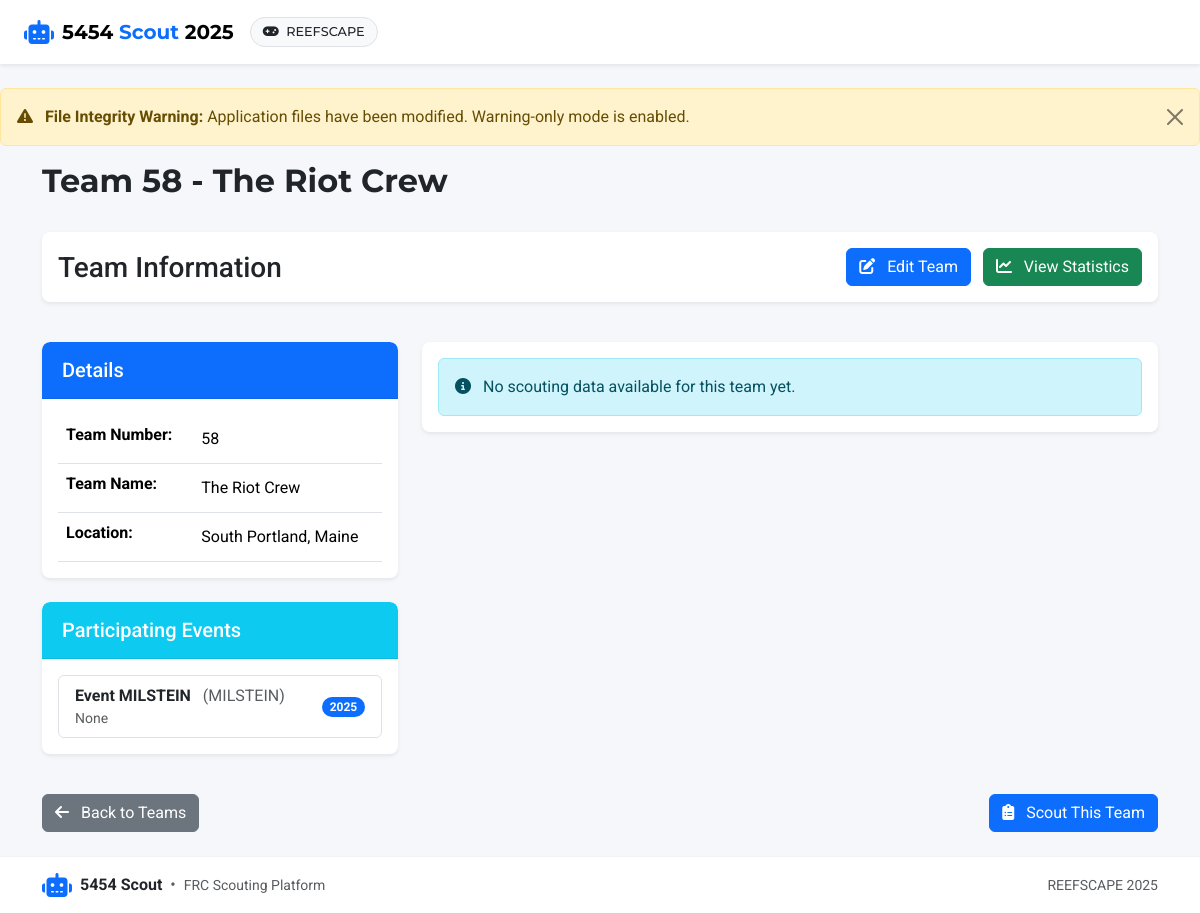
/teams/58/view, run on the app's committed database.
### app/models.py (models this page shows, shortened)
class Team(db.Model):
    id = db.Column(db.Integer, primary_key=True)
    team_number = db.Column(db.Integer, unique=True, nullable=False)
    team_name = db.Column(db.String(100))
    location = db.Column(db.String(100))
    scouting_data = db.relationship('ScoutingData', backref='team', lazy=True)
    events = db.relationship('Event', secondary=team_event, lazy='subquery',
                           backref=db.backref('teams', lazy=True))

class Event(db.Model):
    id = db.Column(db.Integer, primary_key=True)
    name = db.Column(db.String(100), nullable=False)
    code = db.Column(db.String(20), unique=True)  # Event code like "CALA" or "NYRO"
    location = db.Column(db.String(100))
    start_date = db.Column(db.Date)
    end_date = db.Column(db.Date)
    year = db.Column(db.Integer, nullable=False)
    matches = db.relationship('Match', backref='event', lazy=True)

### app/routes/teams.py (the view, shortened to what this page needs)
@bp.route('/<int:team_number>/view')
def view(team_number):
    team = Team.query.filter_by(team_number=team_number).first_or_404()
    scouting_data = ScoutingData.query.filter_by(team_id=team.id).order_by(ScoutingData.match_id).all()
    game_config = current_app.config.get('GAME_CONFIG', {})
    metrics = {}
    component_metrics = {}  # Stores just the component metrics for separate display
    metric_info = {}  # Stores metadata about each metric
    component_metric_ids = []
    total_metric_id = None
    total_metric_name = "Total Points"
    if 'data_analysis' in game_config and 'key_metrics' in game_config['data_analysis']:
        for metric in game_config['data_analysis']['key_metrics']:
            metric_id = metric.get('id')
            metric_info[metric_id] = metric
            if metric.get('is_total_component'):
                component_metric_ids.append(metric_id)
            elif 'total' in metric_id.lower() or 'tot' == metric_id.lower():
                total_metric_id = metric_id
                total_metric_name = metric.get('name', "Total Points")
    if not component_metric_ids:
        component_metric_ids = ["apt", "tpt", "ept"]
    if not total_metric_id:
        total_metric_id = "tot"
    return render_template(
        'teams/view.html',
        team=team,
        scouting_data=scouting_data,
        metrics=metrics,
        game_config=game_config,
        component_metrics=component_metrics,
        metric_info=metric_info,
        total_metric_id=total_metric_id,
        total_metric_name=total_metric_name
    )

### app/routes/auth.py (called while the page is built)
@bp.app_context_processor
def inject_auth_vars():
    return {
        'current_user': current_user,
        'user_has_role': lambda role: current_user.is_authenticated and current_user.has_role(role)
    }

### run.py (called while the page is built)
@app.before_request
def check_first_run():
    if not User.query.first() and request.path != '/auth/login':
        flash('Database is being initialized. Please wait...', 'info')
        return redirect(url_for('auth.login'))

### app/templates/teams/view.html (shortened to what this page needs)
{% extends 'base.html' %}
{% block heading %}Team {{ team.team_number }}{% if team.team_name %} - {{ team.team_name }}{% endif %}{% endblock %}
{% block content %}
<div class="row mb-3">
    <div class="col-md-12">
        <div class="card">
            <div class="card-body">
                <div class="d-flex justify-content-between align-items-center">
                    <h3 class="mb-0">Team Information</h3>
                    <div>
                        <a href="{{ url_for('teams.edit', team_number=team.team_number) }}" class="btn btn-primary me-2">
                            <i class="fas fa-edit me-2"></i> Edit Team
                        </a>
                        <a href="{{ url_for('visualization.team_stats', team_number=team.team_number) }}" class="btn btn-success">
                            <i class="fas fa-chart-line me-2"></i> View Statistics
                        </a>
                    </div>
                </div>
            </div>
        </div>
    </div>
</div>
<div class="row">
    <div class="col-md-4">
        <div class="card mb-4">
            <div class="card-header bg-primary text-white">
                <h5 class="mb-0">Details</h5>
            </div>
            <div class="card-body">
                <table class="table">
                    <tr>
                        <th>Team Number:</th>
                        <td>{{ team.team_number }}</td>
                    </tr>
                    <tr>
                        <th>Team Name:</th>
                        <td>{{ team.team_name }}</td>
                    </tr>
                    <tr>
                        <th>Location:</th>
                        <td>{{ team.location }}</td>
                    </tr>
                </table>
            </div>
        </div>
        <div class="card mb-4">
            <div class="card-header bg-info text-white">
                <h5 class="mb-0">Participating Events</h5>
            </div>
            <div class="card-body">
                {% if team.events %}
                <div class="list-group">
                    {% for event in team.events %}
                    <a href="{{ url_for('teams.index', event_id=event.id) }}" class="list-group-item list-group-item-action d-flex justify-content-between align-items-center">
                        <div>
                            <strong>{{ event.name }}</strong>
                            {% if event.code %}<span class="text-muted ms-2">({{ event.code }})</span>{% endif %}
                            <div class="small text-muted">{{ event.location }}</div>
                        </div>
                        <span class="badge bg-primary rounded-pill">{{ event.year }}</span>
                    </a>
                    {% endfor %}
                </div>
                {% endif %}
            </div>
        </div>
    </div>
    <div class="col-md-8">
        {% if scouting_data %}
        <div class="card mb-4">
            <div class="card-header bg-info text-white">
                <h5 class="mb-0">Match History</h5>
            </div>
            <div class="card-body">
                <div class="table-responsive">
                    <table class="table table-striped table-hover">
                        <thead>
                            <tr>
                                <th>Match</th>
                                <th>Alliance</th>
                                <th>Score</th>
                                <th>Scouted By</th>
                                <th>Actions</th>
                            </tr>
                        </thead>
                        <tbody>
                            {% for data in scouting_data %}
                            <tr>
                                <td>{{ data.match.match_type }} {{ data.match.match_number }}</td>
                                <td>
                                    <span class="badge bg-{{ data.alliance }}">{{ data.alliance|title }}</span>
                                </td>
                                <td>
                                    {% if data.alliance == 'red' %}
                                        {{ data.match.red_score }}
                                    {% else %}
                                        {{ data.match.blue_score }}
                                    {% endif %}
                                </td>
                                <td>{{ data.scout_name }}</td>
                                <td>
                                    <div class="btn-group" role="group">
                                        <a href="{{ url_for('scouting.view_data', id=data.id) }}" class="btn btn-sm btn-primary">
                                            <i class="fas fa-eye me-1"></i> View
                                        </a>
                                        <a href="{{ url_for('scouting.scouting_form', team_id=team.id, match_id=data.match.id) }}" class="btn btn-sm btn-info">
                                            <i class="fas fa-edit me-1"></i> Edit
                                        </a>
                                        <a href="{{ url_for('scouting.qr_code', team_id=team.id, match_id=data.match.id) }}" class="btn btn-sm btn-secondary">
                                            <i class="fas fa-qrcode me-1"></i> QR
                                        </a>
                                    </div>
                                </td>
                            </tr>
                            {% endfor %}
                        </tbody>
                    </table>
                </div>
            </div>
        </div>
        {% else %}
        <div class="card">
            <div class="card-body">
                <div class="alert alert-info mb-0">
                    <i class="fas fa-info-circle me-2"></i> No scouting data available for this team yet.
                </div>
            </div>
        </div>
        {% endif %}
    </div>
</div>
<div class="row mt-3">
    <div class="col-md-12">
        <div class="d-flex justify-content-between">
            <a href="{{ url_for('teams.index') }}" class="btn btn-secondary">
                <i class="fas fa-arrow-left me-2"></i> Back to Teams
            </a>
            <a href="{{ url_for('scouting.index') }}?team_id={{ team.id }}" class="btn btn-primary">
                <i class="fas fa-clipboard-list me-2"></i> Scout This Team
            </a>
        </div>
    </div>
</div>
{% endblock %}

### app/static/css/styles.css (style rules this page uses)
body { min-height: 100vh; display: flex; flex-direction: column; background-color: #f8f9fa; font-family: 'Roboto', 'Segoe UI', Arial, sans-serif; }
.card { box-shadow: 0 4px 6px rgba(0, 0, 0, 0.1); transition: transform 0.2s, box-shadow 0.2s; }
:root { --primary-color: #007bff; --secondary-color: #6c757d; --success-color: #28a745; --danger-color: #dc3545; --warning-color: #ffc107; --info-color: #17a2b8; --light-color: #f8f9fa; --dark-color: #343a40; }
body { display: flex; flex-direction: column; min-height: 100vh; }
.card { box-shadow: 0 0.125rem 0.25rem rgba(0, 0, 0, 0.075); border-radius: 0.5rem; transition: transform 0.2s ease-in-out, box-shadow 0.2s ease-in-out; }
.card-header { border-top-left-radius: 0.5rem !important; border-top-right-radius: 0.5rem !important; }
:root { --primary: #0d6efd; --primary-light: #cfe2ff; --primary-dark: #0a58ca; --secondary: #6c757d; --success: #198754; --danger: #dc3545; --warning: #ffc107; --info: #0dcaf0; --light: #f8f9fa; --dark: #212529; --red-alliance: #dc3545; --red-alliance-bg: #f8d7da; --blue-alliance: #0d6efd; --blue-alliance-bg: #cfe2ff; --auto-color: #fd7e14; --teleop-color: #0d6efd; --endgame-color: #198754; --navbar-bg: #ffffff; --card-shadow: 0 .125rem .25rem rgba(0, 0, 0, .075); --card-shadow-hover: 0 .5rem 1rem rgba(0, 0, 0, .15); --border-radius: .5rem; --transition-speed: 0.2s; --font-family-base: 'Roboto', -apple-system, BlinkMacSystemFont, 'Segoe UI', Arial, sans-serif; --font-family-headings: 'Montserrat', var(--font-family-base); }
html, body { min-height: 100vh; }
body { font-family: var(--font-family-base); background-color: #f5f7fa; display: flex; flex-direction: column; }
.card { border-radius: var(--border-radius); box-shadow: var(--card-shadow); transition: transform var(--transition-speed) ease-in-out, box-shadow var(--transition-speed) ease-in-out; overflow: hidden; margin-bottom: 1.5rem; border: none; }
.card-header { font-weight: 500; padding: 1rem 1.25rem; border-bottom: 1px solid rgba(0, 0, 0, 0.08); background-color: rgba(0, 0, 0, 0.02); }
.table { margin-bottom: 0; }
.table tbody td { padding: 0.75rem 1rem; vertical-align: middle; }
.page-loaded { animation: fadeIn 0.3s ease-in-out; }
.btn { transition: all 0.2s ease-in-out; }
html { scroll-behavior: smooth; }

### data on the page
Team: team_number "58", team_name "The Riot Crew", location "South Portland, Maine"
Event: name "Event MILSTEIN", code "MILSTEIN", location "None", year "2025"

### other printed values
{{ game_config.season }} "2025"
{{ game_config.game_name }} "REEFSCAPE"
